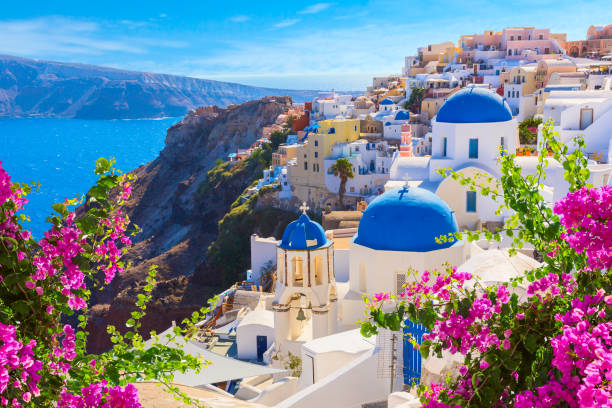
#> input picture imageResizer/Santorini.jpg, 612 x 408 px
$ python main.py
#> lines starting #> are read from the running program, lines starting #| are printed output that depends on the picture
import cv2

source = "Santorini.jpg"
destination = "New_Image.jpg"

src = cv2.imread(source, cv2.IMREAD_UNCHANGED)
#> src is the input picture: shape (408, 612, 3); mean B, G, R 151.9, 134.3, 122.5
# cv2.imshow("Hello", res)

# Percent by which image is resized
scale_percent = 50

# Calculate scale_percent of original dimensions
new_height = int(src.shape[0] * scale_percent / 100)
#> new_height = 204
new_width = int(src.shape[1] * scale_percent / 100)
#> new_width = 306

# Resize image
output = cv2.resize(src, (new_width, new_height))
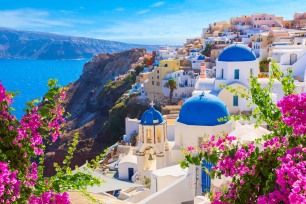
#> output: shape (204, 306, 3); mean B, G, R 152, 134.4, 122.6

cv2.imwrite(destination, output)
# cv2.waitKey(0)
